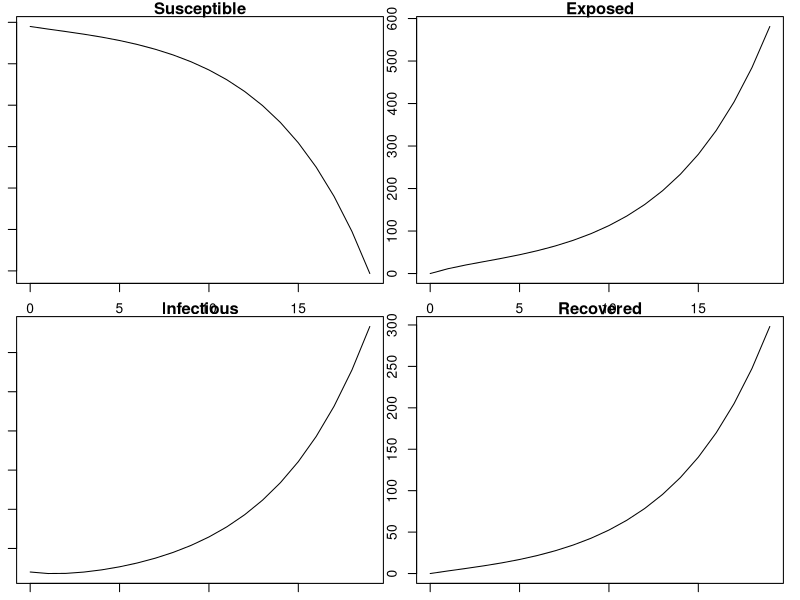
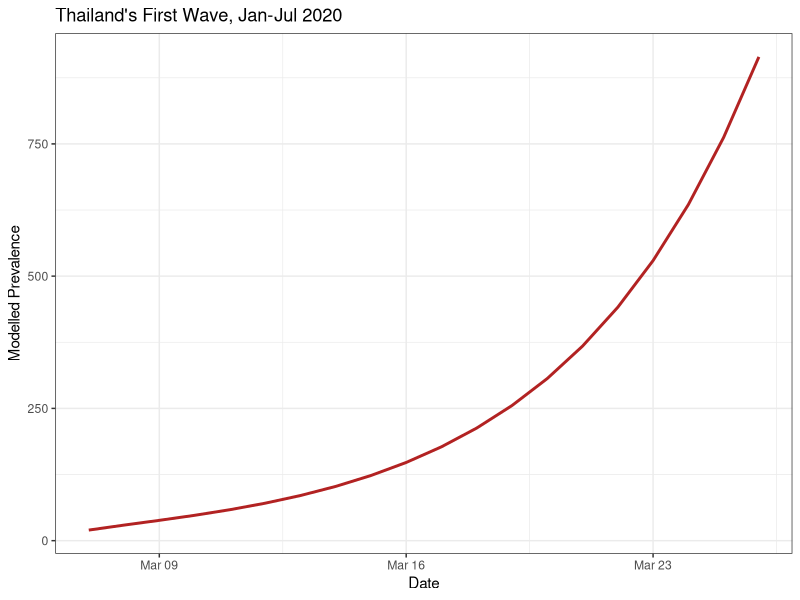
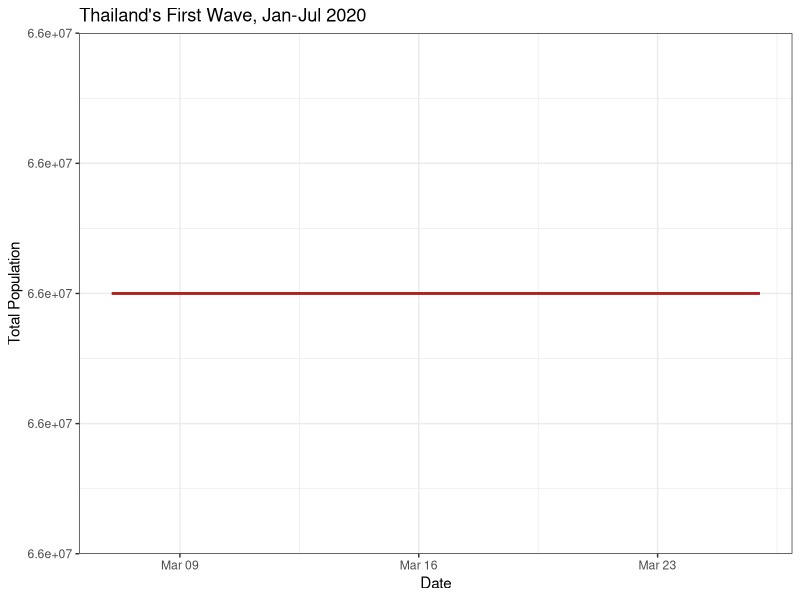
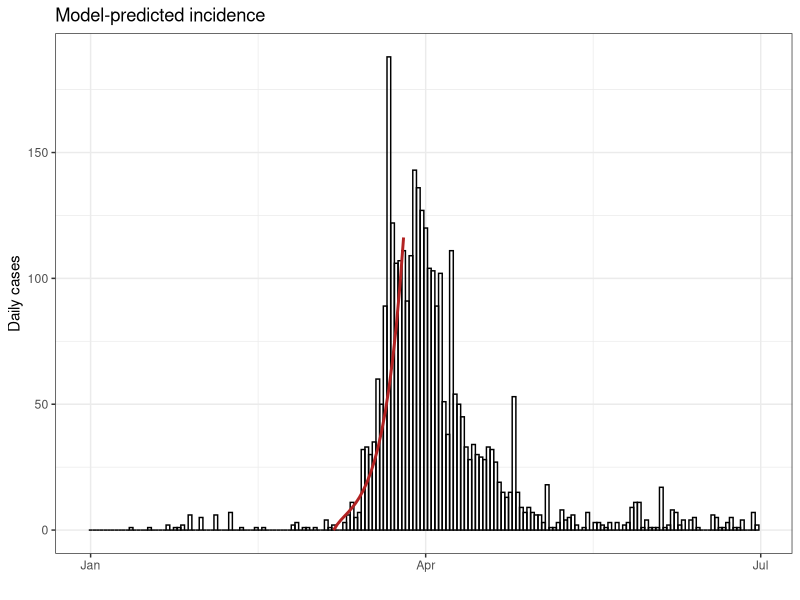
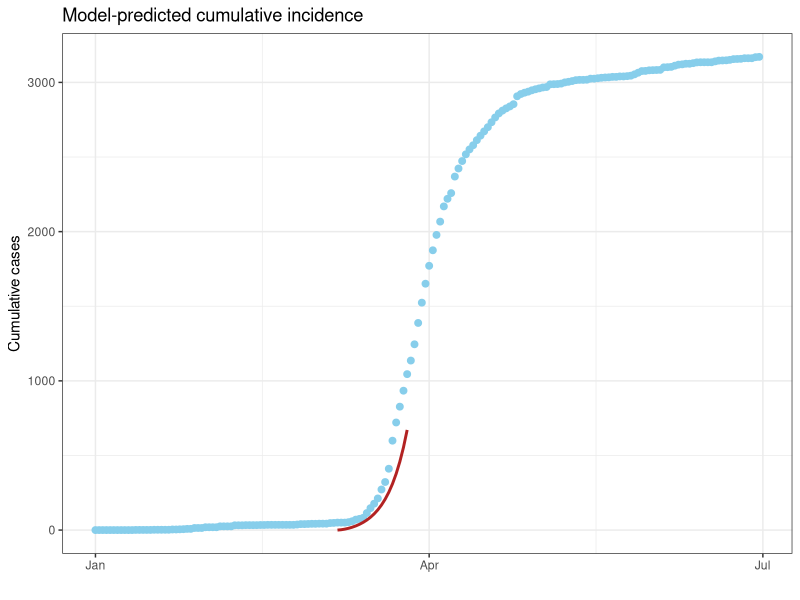

R code for these plots, in order:
## ---- chunk 1
knitr::opts_chunk$set(
    fig.align = "center"
)
## ---- chunk 2
# SPARK Modelling Short course
# 2023 Infectious Diseases Modelling

#########################################
## Modelling Thailand's COVID outbreak ##
#########################################
## ---- chunk 3
#| message: false
#| warning: false

library(dplyr)
library(deSolve)
library(ggplot2)
## ---- chunk 4
first_wave <- read.csv("first_wave_TH.csv", colClasses = c("Date", "numeric", "numeric"))
# Convert dates
first_wave$Date <- as.Date(first_wave$Date, format = "%Y-%m-%d")

summary(first_wave)
## ---- chunk 5
parameters <- c(
    R0 = 4,
    latent_period = 5,
    infectious_period = 6
)
## ---- chunk 6
# Initial conditions
Total_population <- 6.6e7
Initial_exposed <- 0
Initial_infected <- 20
Initial_recovered <- 0
Initial_susceptible <- Total_population - Initial_exposed - Initial_infected - Initial_recovered

# State variables
state <- c(
    Susceptible = Initial_susceptible,
    Exposed = Initial_exposed,
    Infectious = Initial_infected,
    Recovered = Initial_recovered
)
## ---- chunk 7
# Time window
start_date <- as.Date("2020-03-07")
end_date <- as.Date("2020-03-26")
times <- seq(start_date, end_date, by = 1)
## ---- chunk 8
# Model function
COVID.base <- function(t, state, parameters) {
    with(as.list(c(state, parameters)), {
        # Calculate the total population size
        Total_population <- Susceptible + Exposed + Infectious + Recovered

        # Calculate the average force of infection imposed on each susceptible individual
        force_of_infection <- R0 * Infectious / (Total_population * infectious_period)

        # Calculate the net (instantaneous) change in each state variable
        Susceptible_change <- -force_of_infection * Susceptible
        Exposed_change <- force_of_infection * Susceptible - Exposed / latent_period
        Infectious_change <- Exposed / latent_period - Infectious / infectious_period
        Recovered_change <- Infectious / infectious_period

        # Return net changes as list
        return(list(
            c(
                Susceptible_change,
                Exposed_change,
                Infectious_change,
                Recovered_change
            )
        ))
    })
}
## ---- chunk 9
# Solve model
out <- ode(y = state, times = as.numeric(times - times[1]), func = COVID.base, parms = parameters)
# Plot solution
par(mar = c(1, 1, 1, 1)) # reduce the margins of the plot in order to fit it in the panel
plot(out)
## ---- chunk 10
tidy_base_model <- function(ode_output, times, parameters) {
    as.data.frame(ode_output) %>%
        mutate(
            Prevalence = Exposed + Infectious,
            Incidence = Exposed / parameters["latent_period"],
            Cumulative_incidence = cumsum(Incidence),
            Population = Susceptible + Exposed + Infectious + Recovered,
            Date = times
        )
}

tidied_output <- tidy_base_model(out, times, parameters)
## ---- chunk 11
ggplot() +
    geom_line(aes(x = Date, y = Prevalence), data = tidied_output, linewidth = 1, colour = "firebrick") +
    labs(x="Date", y="Modelled Prevalence") +
    ggtitle("Thailand's First Wave, Jan-Jul 2020") +
    theme_bw()

ggplot() +
    geom_line(aes(x = Date, y = Population), data = tidied_output, linewidth = 1, colour = "firebrick") +
    ggtitle("Thailand's First Wave, Jan-Jul 2020") +
    labs(x="Date", y="Total Population") +
    ggtitle("Thailand's First Wave, Jan-Jul 2020") +
    theme_bw()
## ---- chunk 12
# Compare the solution with the data
# Incidence
ggplot(first_wave) +
  geom_col(aes(x=Date, y=Cases), width=1, fill=NA, colour="black") +
  geom_line(data=tidied_output, aes(x=Date, y=Incidence), linewidth=1, colour="firebrick") +
  ylab("Daily cases") +
  xlab("") +
  ggtitle("Model-predicted incidence") +
  theme_bw()


# Cumulative incidence
ggplot(first_wave) +
  geom_point(aes(x=Date, y=Cumulative_cases), size=2, colour="skyblue") +
  geom_line(data=tidied_output, aes(x=Date, y=Cumulative_incidence), linewidth=1, colour="firebrick") +
  ylab("Cumulative cases") +
  xlab("") +
  ggtitle("Model-predicted cumulative incidence") +
  theme_bw()		
## ---- chunk 13
start_date = as.Date("2020-03-07")
end_date = as.Date("2020-04-26")
times_long = seq(start_date, end_date, by=1)

long_out <- ode(y = state, times = as.numeric(times_long - times_long[1]), func = COVID.base, parms = parameters)
tidied_long <- tidy_base_model(long_out, times_long, parameters)
